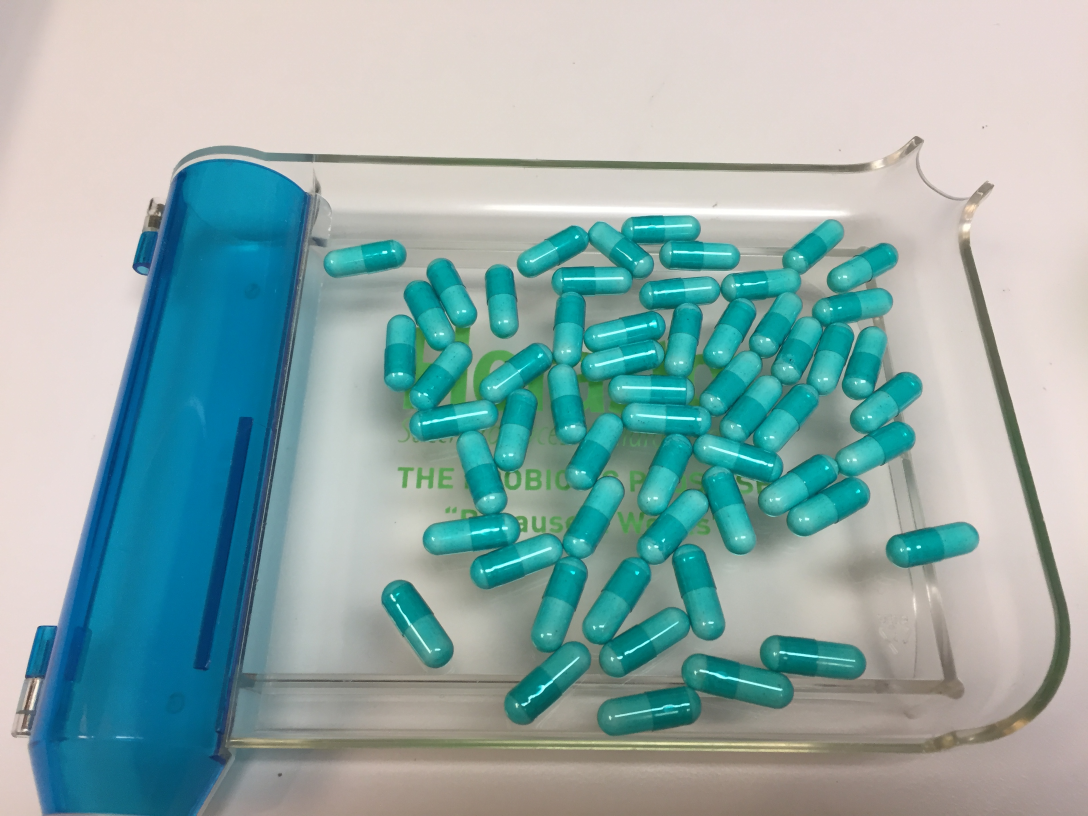
#> input picture Week4/data/similar_objects/8.jpg, 3264 x 2448 px, found by its file name (shown at 1/3 size)
$ python learn_one.py   (older library calls are emulated)
#> lines starting #> are read from the running program, lines starting #| are printed output that depends on the picture; after the words box and inside, x2 and y2 are one past the last pixel; in counts of white or black regions, pixels touching at a corner belong together
import numpy as np
from skimage.io import *
from skimage.measure import *
from skimage.transform import *
from skimage.morphology import *
from skimage import morphology


from sklearn.linear_model import *
from sklearn.tree import *
from sklearn.svm import *

import matplotlib.pyplot as plt

from cntk import Trainer
from cntk.utils import *
from cntk.layers import *
from cntk.io import MinibatchSource, CTFDeserializer, StreamDef, StreamDefs, INFINITELY_REPEAT, FULL_DATA_SWEEP
from cntk.learner import momentum_sgd, learning_rate_schedule, momentum_as_time_constant_schedule, UnitType, sgd
from cntk.ops import *
import random


def shuffle_arrays(inputs, targets):
    for time in range(len(inputs)):
        i = random.randint(0, len(inputs) - 1)
        j = random.randint(0, len(inputs) - 1)
        inputs[i], inputs[j] = inputs[j], inputs[i]
        targets[i], targets[j] = targets[j], targets[i]


def fill_data(img, mask, insz, outsz, inputs, targets):
    props = regionprops(mask)
    if len(props) == 0:
        imshow_collection([img, mask])
        show()
    bbox = props[0].bbox
    d0 = bbox[2] - bbox[0]
    d1 = bbox[3] - bbox[1]

    d0 = int(d0 * 0.25)
    d1 = int(d1 * 0.25)

    bbox = [bbox[0] - d0, bbox[1] - d1, bbox[2] + d0, bbox[3] + d1]


    pos_in = []
    pos_tar = []
    neg_in = []
    neg_tar = []

    diff = int((insz - outsz) / 2)
    for y in range(bbox[0], bbox[2] - insz, outsz):
        for x in range(bbox[1], bbox[3] - insz, outsz):
            in_patch = np.array(img[y:y+insz, x:x+insz, :])
            tar_patch = np.array(mask[y+diff:y+diff+outsz, x+diff:x+diff+outsz])
            if tar_patch.sum() > 0:
                pos_in.append(in_patch)
                pos_tar.append(tar_patch)
            else:
                neg_in.append(in_patch)
                neg_tar.append(tar_patch)

    shuffle_arrays(neg_in, neg_tar)

    inputs.extend(pos_in)
    targets.extend(pos_tar)
    inputs.extend(neg_in[:len(pos_in)])
    targets.extend(neg_tar[:len(pos_in)])


def get_train_data(img, mask, insz, outsz, step=5):
    inputs = []
    targets = []
    for angle in range(0, 360, step):
        img_r = rotate(img, angle, resize=True)
        mask_r = rotate(mask, angle, resize=True).astype(np.uint8)
        fill_data(img_r, mask_r, insz, outsz, inputs, targets)

    shuffle_arrays(inputs, targets)

    return inputs, targets


class NeuralNet:
    def __init__(self, insz, outsz):
        self.input_var = input_variable((3, insz, insz), np.float32)
        self.label_var = input_variable((outsz, outsz), np.float32)

        conv = Convolution((3, 3), 5, activation=relu)(self.input_var)
        conv = Convolution((5, 5), 5, activation=relu)(conv)
        # [4 lines of commented-out code are left out]
        self.z = Convolution((5, 5), 1, activation=sigmoid)(conv)

        self.loss = squared_error(self.z, self.label_var)
        self.eval = squared_error(self.z, self.label_var)


    def fit(self, X, y):
        X = np.array(X).astype(np.float32)
        y = np.array(y).astype(np.float32)
        learning_rate = 0.005
        lr_schedule = learning_rate_schedule(learning_rate, UnitType.minibatch)
        learner = sgd(self.z.parameters, lr_schedule)
        trainer = Trainer(self.z, self.loss, self.eval, [learner])

        # Initialize the parameters for the trainer
        minibatch_size = 1
        num_samples_to_train = len(X) * 5
        num_minibatches_to_train = int(num_samples_to_train / minibatch_size)

        count = 0
        for i in range(0, num_minibatches_to_train):
            # Specify input variables mapping in the model to actual minibatch data to be trained with
            trainer.train_minibatch({self.input_var: X[count:count+1], self.label_var: y[count:count+1]})
            count = (count + 1) % len(X)

    def predict(self, X):
        X = np.array(X).astype(np.float32)
        return self.z.eval({self.input_var: X})


if __name__ == '__main__':
    path = "../data/similar_objects/"
    img = path + "8.JPG"
    mask = path + "8m.jpg"

    img = imread(img)
#> img is the input picture: shape (2448, 3264, 3); mean R, G, B 143.4, 171.2, 170.3
    mask = imread(mask, as_grey=True).astype(np.uint8)
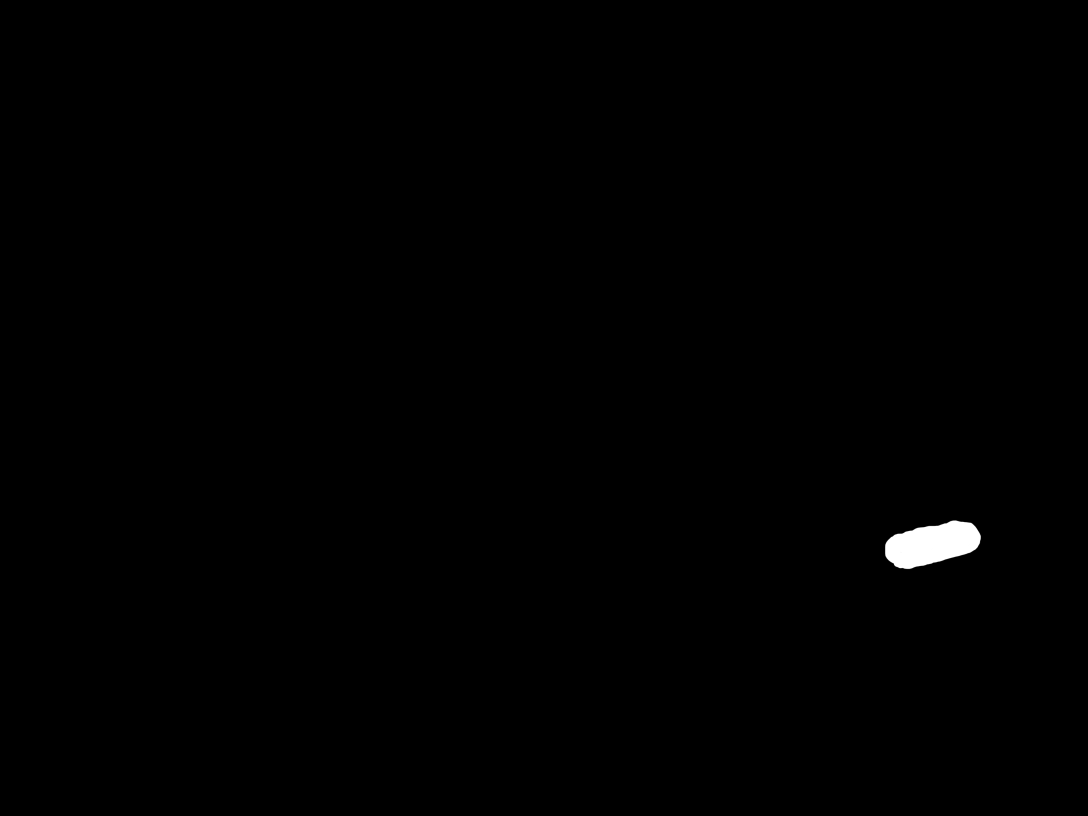
#> input picture Week4/data/similar_objects/8m.jpg, 3264 x 2448 px (shown at 1/3 size)
#> mask: shape (2448, 3264); values 0 (black) and 1 (white), 0.34% white; 1 white region


    contours = find_contours(mask, 0.8)
#> contours = 182 point arrays, longest 1303 points

    props = regionprops(mask)
#> props = 1 regions; box (x1, y1, x2, y2) and area: (2657, 1563, 2941, 1706) 26982

    limit_area = 64 * 64
    insz = 12
    outsz = 2
    diff = int((insz - outsz) / 2)
    step = 5

    scale_ratio = float(limit_area) / props[0].area
#> scale_ratio = 0.152

    img = rescale(img, scale_ratio)
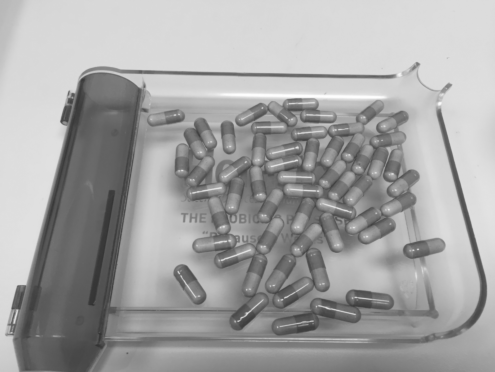
#> img: shape (372, 495, 1) float64; min 0.196, max 0.998, mean 0.644
    mask = rescale(mask * 255, scale_ratio)
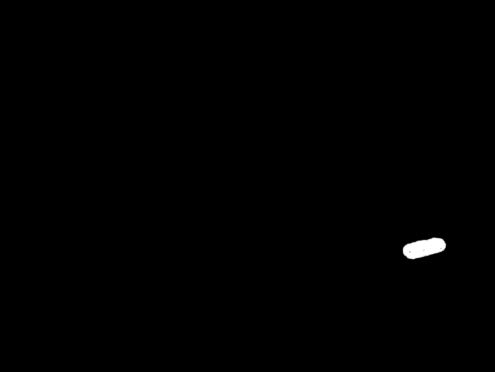
#> mask: shape (372, 495) float64; min 0, max 1, mean 0.00338

    inputs, targets = get_train_data(img, mask, insz, outsz, step=step)
#> the loop in get_train_data, `for angle in range(0, 360, step):` made 72 passes
#> (bbox in fill_data, d0 in fill_data, d1 in fill_data) on passes 1 to 12: ([236, 397, 260, 453], 4, 9), ([240, 419, 266, 469], 4, 8), ([243, 435, 270, 485], 4, 8), ([242, 449, 273, 498], 5, 8), ([240, 459, 273, 507], 5, 8), ([236, 466, 272, 511], 6, 7), ([231, 469, 268, 512], 6, 7), ([223, 470, 262, 508], 6, 6), ([213, 465, 255, 502], 7, 6), ([202, 458, 246, 491], 7, 5), ([190, 447, 235, 478], 7, 5), ([175, 432, 223, 459], 8, 4)
#> pass 1, in get_train_data, `mask_r = rotate(mask, angle, resize=True).astype(np.uint8)`:
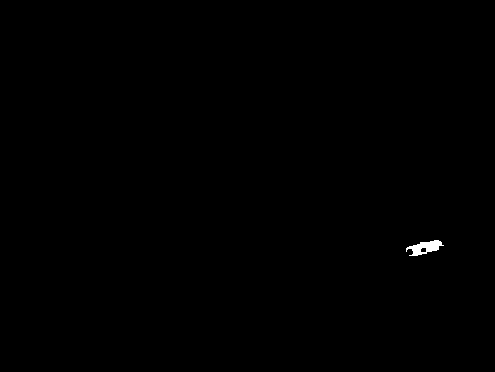
#> mask_r: shape (372, 495); values 0 (black) and 1 (white), 0.17% white; 1 white region, box (x1, y1, x2, y2) and area: (406, 240, 444, 256) 314
#> pass 2, in get_train_data, `mask_r = rotate(mask, angle, resize=True).astype(np.uint8)`:
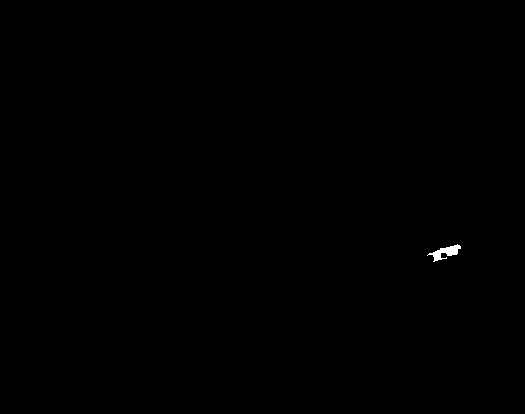
#> mask_r: shape (414, 525); values 0 (black) and 1 (white), 0.11% white; 1 white region, box (x1, y1, x2, y2) and area: (427, 244, 461, 262) 245
#> pass 3, in get_train_data, `img_r = rotate(img, angle, resize=True)`:
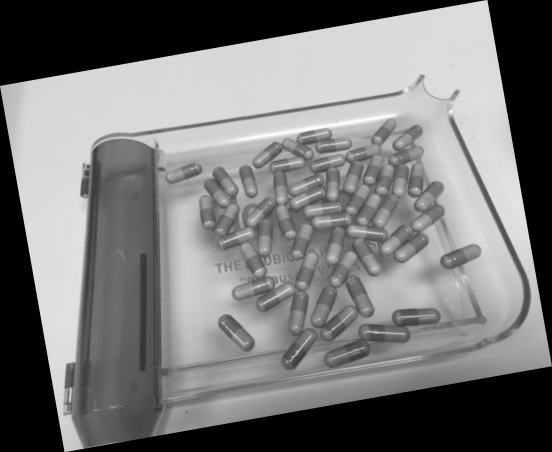
#> img_r: shape (452, 552, 1) float64; min 0, max 0.997, mean 0.475
#> after the loop in get_train_data, `for angle in range(0, 360, step):`:
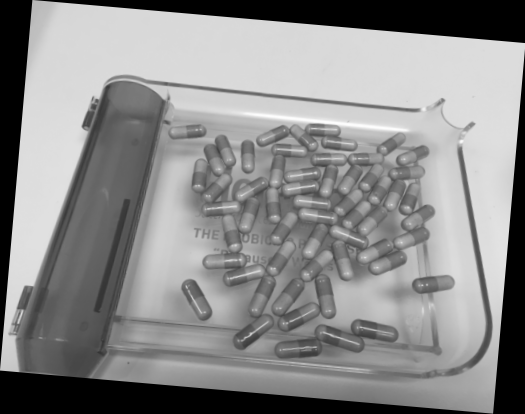
#> img_r: shape (414, 525, 1) float64; min 0, max 0.997, mean 0.545
#> inputs = 9256 items; targets = 9256 items, first 6: [[0, 0], [0, 1]], [[0, 0], [0, 0]], [[0, 0], [0, 0]], [[0, 0], [1, 1]], [[0, 0], [1, 1]], [[0, 0], [0, 0]]

    inputs = inputs[:3000]
#> inputs = 3000 items
    targets = targets[:3000]
#> targets = 3000 items, first 6: [[0, 0], [0, 1]], [[0, 0], [0, 0]], [[0, 0], [0, 0]], [[0, 0], [1, 1]], [[0, 0], [1, 1]], [[0, 0], [0, 0]]

    #inputs = [x.reshape(-1) for x in inputs]
    inputs = [x.transpose(2, 0, 1) for x in inputs]
    #targets = [x.reshape(-1) for x in targets]

    print("Inputs: " + str(len(inputs)))
#| Inputs: 3000
    print("Shape of img: " + str(img.shape))
#| Shape of img: (372, 495, 1)

    clf = NeuralNet(insz, outsz)
#> (the run stopped early here; a loop or call above may not have finished)
